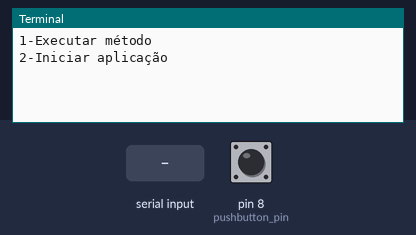
Recording of a program running on a simulated Raspberry Pi (header pin numbers). Parts: the last lines printed to the terminal. The inputs (shaded band) are chosen by the test bench; at power-on: pin 8 (pushbutton_pin) LOW. Web requests get an empty 200 reply after 0.4 s.

Above: at 1.2 s.
1.3 s: "201" typed at the terminal, then Enter
At 2.4 s:
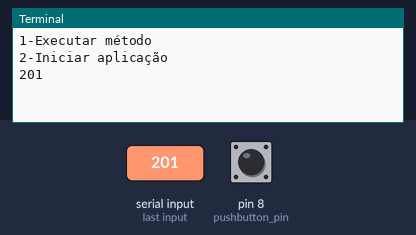
2.8 s: pin 8 (pushbutton_pin) pulled HIGH for 0.15 s
At 3.9 s:
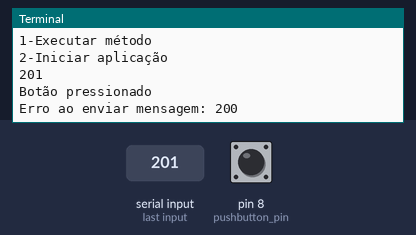

Measured:
- after the input at 1.3 s, the terminal: prints a new line at once (image 1)
- after the input at 2.8 s, the terminal: prints a new line at once (image 2)

The program:

button.py
```python
import RPi.GPIO as GPIO
import requests
from time import sleep

pushbutton_pin = 8

GPIO.setmode(GPIO.BOARD)
GPIO.setup(pushbutton_pin, GPIO.IN, pull_up_down=GPIO.PUD_DOWN)

# Função para enviar o POST request
def send_post_request():
    data = {'data': 'Botão pressionado'}
    try:

        response = requests.post('http://127.0.0.1:5000', json=data)
        if response.status_code == 201:
            print("Mensagem enviada com sucesso!")
        else:
            print(f"Erro ao enviar mensagem: {response.status_code}")
    except Exception as e:
        print(f"Erro na conexão: {e}")

if __name__ == "__main__":
    result = int(input("1-Executar método\n2-Iniciar aplicação"))

    if result == 1:
        send_post_request()
    else:
        try:
            while True:
                if GPIO.input(pushbutton_pin) == GPIO.HIGH:
                    print("Botão pressionado")
                    send_post_request()
                    sleep(0.5)
        except KeyboardInterrupt:
            print("Programa interrompido")
        finally:
            GPIO.cleanup()
```
